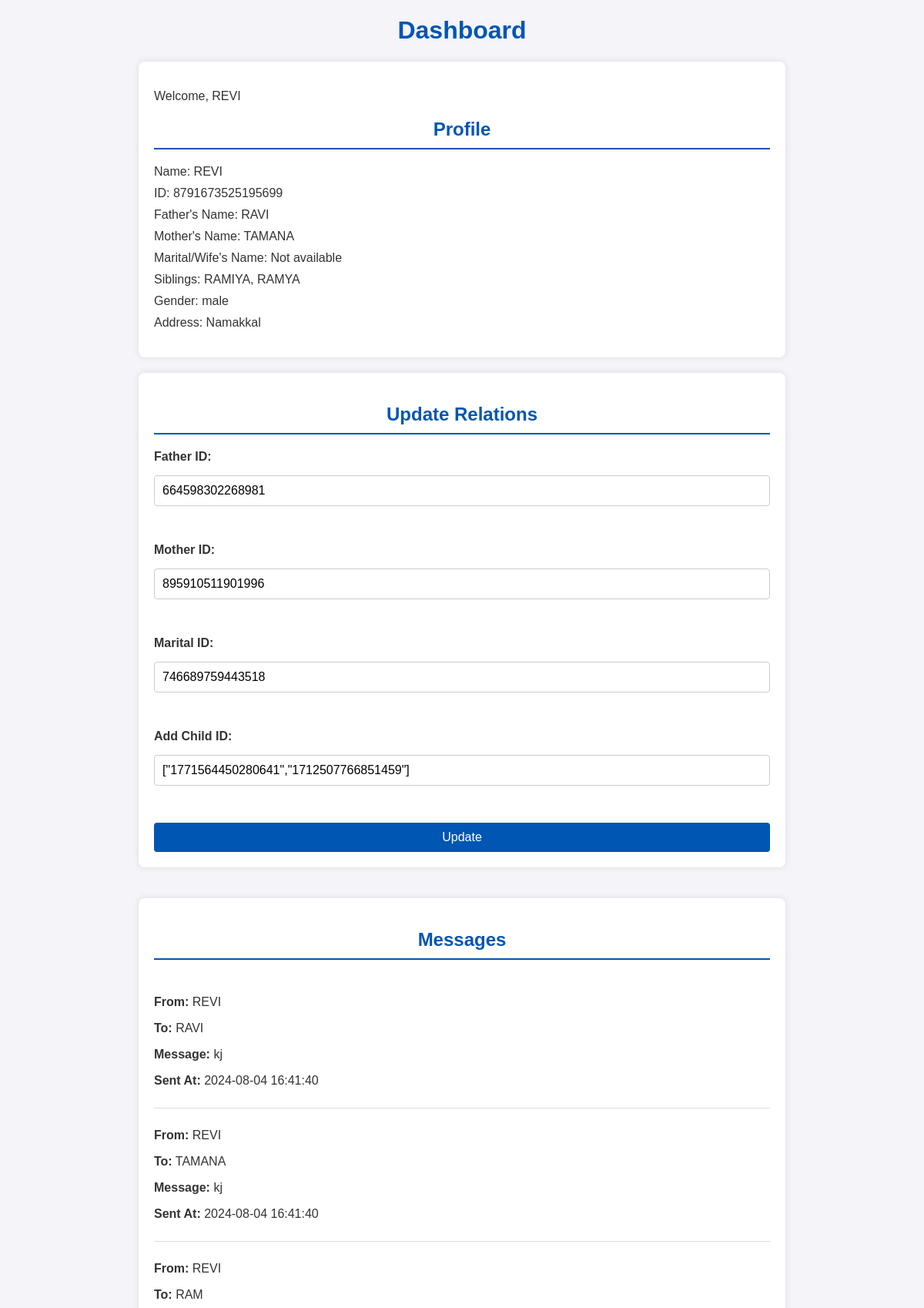
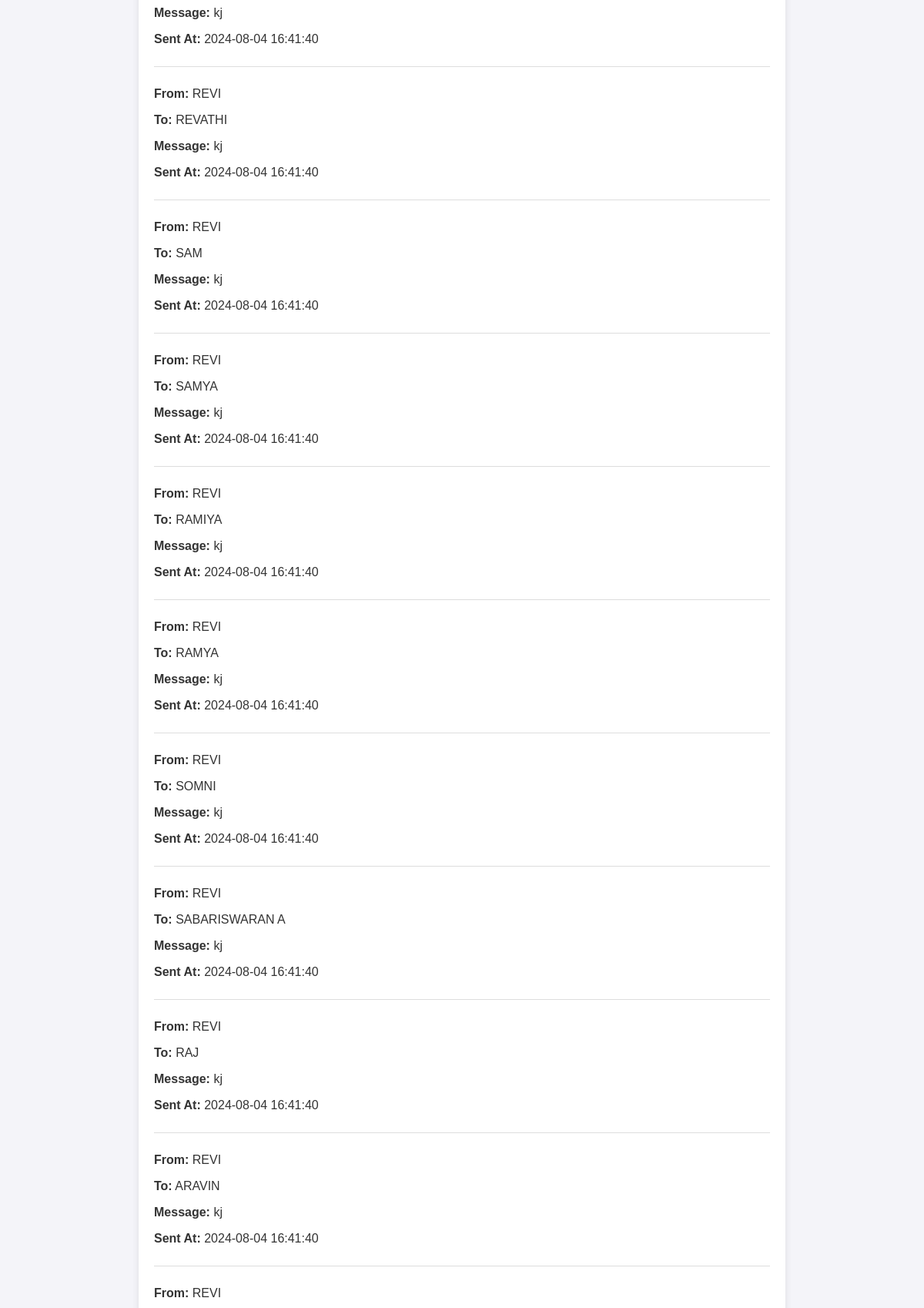
/Dashboard.php (signed in, upper part), run on the app's committed database (2 pictures, top to bottom).
### tables this page shows
CREATE TABLE `userss` (
  `id` bigint(20) NOT NULL,
  `name` varchar(255) DEFAULT NULL,
  `gender` varchar(10) DEFAULT NULL,
  `password` varchar(255) DEFAULT NULL,
  `address` text DEFAULT NULL,
  `dob` date DEFAULT NULL,
  `father_id` bigint(20) DEFAULT NULL,
  `mother_id` bigint(20) DEFAULT NULL,
  `marital_id` bigint(20) DEFAULT NULL,
  `CHILDRENS_ID` text DEFAULT NULL,
  `mobile_number` varchar(15) DEFAULT NULL
);

CREATE TABLE `messages` (
  `id` bigint(20) NOT NULL,
  `sender_id` bigint(20) NOT NULL,
  `recipient_id` bigint(20) NOT NULL,
  `message` text NOT NULL,
  `created_at` timestamp NOT NULL DEFAULT current_timestamp()
);

### Dashboard.php (the view, shortened to what this page needs)
<?php
$host = 'localhost';
$dbname = 'relationship';
$username = 'root';
$password = '';
$dsn = "mysql:host=$host;dbname=$dbname;charset=UTF8";
try {
    $pdo = new PDO($dsn, $username, $password);
    $pdo->setAttribute(PDO::ATTR_ERRMODE, PDO::ERRMODE_EXCEPTION);
} catch (PDOException $e) {
    die("Connection failed: " . $e->getMessage());
}
$stmt = $pdo->prepare("SELECT * FROM userss WHERE id = ?");
$stmt->execute([$_SESSION['user_id']]);
$user = $stmt->fetch(PDO::FETCH_ASSOC);
$relatives = ['father_id', 'mother_id', 'marital_id', 'CHILDRENS_ID'];
foreach ($relatives as $relative) {
    if (!empty($user[$relative])) {
        $rel_stmt = $pdo->prepare("SELECT name FROM userss WHERE id = ?");
        $rel_stmt->execute([$user[$relative]]);
        $rel_result = $rel_stmt->fetch(PDO::FETCH_ASSOC);
        $user[$relative . '_name'] = $rel_result['name'] ?? 'Not available';
    } else {
        $user[$relative . '_name'] = 'Not set';
    }
}
function fetchSiblings($pdo, $siblingsJson) {
    $siblings = [];
    if (!is_null($siblingsJson)) {
        $siblingIds = json_decode($siblingsJson, true);
        $placeholders = implode(',', array_fill(0, count($siblingIds), '?'));
        $stmt = $pdo->prepare("SELECT name FROM userss WHERE id IN ($placeholders)");
        $stmt->execute($siblingIds);
        if ($stmt->rowCount() > 0) {
            while ($result = $stmt->fetch(PDO::FETCH_ASSOC)) {
                $siblings[] = htmlspecialchars($result['name']);
            }
        }
    } else {
        return "No siblings available.";
    }
    return implode(', ', $siblings);
}
$user['siblings'] = fetchSiblings($pdo, $user['CHILDRENS_ID']);
$messages_stmt = $pdo->prepare("
    SELECT m.*, s.name AS sender_name, r.name AS recipient_name
    FROM messages m
    JOIN userss s ON m.sender_id = s.id
    JOIN userss r ON m.recipient_id = r.id
    WHERE m.sender_id = ? OR m.recipient_id = ?
    ORDER BY m.created_at DESC
");
$messages_stmt->execute([$_SESSION['user_id'], $_SESSION['user_id']]);
$messages = $messages_stmt->fetchAll(PDO::FETCH_ASSOC);
?>
<!DOCTYPE html>
<html lang="en">
<head>
</head>
<body>
    <h1>Dashboard</h1>
    <div class="container">
        <p>Welcome, <?php echo htmlspecialchars($user['name']); ?></p>
        <h2>Profile</h2>
        <ul>
            <li>Name: <?php echo htmlspecialchars($user['name']); ?></li>
            <li>ID: <?php echo htmlspecialchars($user['id']); ?></li>
            <li>Father's Name: <?php echo htmlspecialchars($user['father_id_name']); ?></li>
            <li>Mother's Name: <?php echo htmlspecialchars($user['mother_id_name']); ?></li>
            <li>Marital/Wife's Name: <?php echo htmlspecialchars($user['marital_id_name']); ?></li>
            <li>Siblings: <?php echo htmlspecialchars($user['siblings']); ?></li>
            <li>Gender: <?php echo htmlspecialchars($user['gender']); ?></li>
            <li>Address: <?php echo htmlspecialchars($user['address']); ?></li>
        </ul>
    </div>
    <div class="container form-container">
        <h2>Update Relations</h2>
        <form action="" method="post">
            <label for="father_id">Father ID:</label>
            <input type="text" id="father_id" name="father_id" value="<?php echo isset($user['father_id']) ? htmlspecialchars($user['father_id']) : ''; ?>"><br>
            <label for="mother_id">Mother ID:</label>
            <input type="text" id="mother_id" name="mother_id" value="<?php echo isset($user['mother_id']) ? htmlspecialchars($user['mother_id']) : ''; ?>"><br>
            <label for="marital_id">Marital ID:</label>
            <input type="text" id="marital_id" name="marital_id" value="<?php echo isset($user['marital_id']) ? htmlspecialchars($user['marital_id']) : ''; ?>"><br>
            <label for="new_child_id">Add Child ID:</label>
            <input type="text" id="new_child_id" name="new_child_id" value="<?php echo isset($user['CHILDRENS_ID']) ? htmlspecialchars($user['CHILDRENS_ID']) : ''; ?>"><br>
            <button type="submit">Update</button>
        </form>
    </div>
    <div class="container messages-container">
        <h2>Messages</h2>
        <?php if (empty($messages)): ?>
            <p>No messages found.</p>
        <?php else: ?>
            <?php foreach ($messages as $message): ?>
                <div class="message">
                    <p><strong>From:</strong> <?php echo htmlspecialchars($message['sender_name']); ?></p>
                    <p><strong>To:</strong> <?php echo htmlspecialchars($message['recipient_name']); ?></p>
                    <p><strong>Message:</strong> <?php echo htmlspecialchars($message['message']); ?></p>
                    <p><strong>Sent At:</strong> <?php echo htmlspecialchars($message['created_at']); ?></p>
                </div>
            <?php endforeach; ?>
        <?php endif; ?>
    </div>
</body>
</html>

### Dashboard.php (style rules this page uses)
body { font-family: 'Arial', sans-serif; background-color: #f4f4f9; margin: 0; padding: 0; color: #333; }
h1, h2 { color: #0056b3; text-align: center; }
ul { list-style-type: none; padding: 0; }
li { margin: 10px 0; }
.container { width: 80%; max-width: 800px; margin: 20px auto; padding: 20px; background: #ffffff; box-shadow: 0 0 10px rgba(0,0,0,0.1); border-radius: 8px; }
.container h2 { border-bottom: 2px solid #0056b3; padding-bottom: 10px; margin-bottom: 20px; }
form { display: flex; flex-direction: column; gap: 15px; }
form label { font-weight: bold; }
form input[type="text"] { padding: 10px; border: 1px solid #ccc; border-radius: 4px; font-size: 16px; }
form button { padding: 10px 15px; background-color: #0056b3; color: white; border: none; border-radius: 4px; cursor: pointer; font-size: 16px; }
.form-container { margin-top: 20px; }
.messages-container { margin-top: 40px; }
.message { border-bottom: 1px solid #ddd; padding: 10px 0; }

### data on the page
userss: name "REVI", id "8791673525195699", gender "male", address "Namakkal", father_id "664598302268981", mother_id "895910511901996", marital_id "746689759443518", new_child_id "[\"1771564450280641\",\"1712507766851459\"]"
messages: sender.name "REVI", recipient.name "RAVI", message "kj", created_at "2024-08-04 16:41:40"
messages: sender.name "REVI", recipient.name "TAMANA", message "kj", created_at "2024-08-04 16:41:40"
messages: sender.name "REVI", recipient.name "RAM", message "kj", created_at "2024-08-04 16:41:40"
messages: sender.name "REVI", recipient.name "REVATHI", message "kj", created_at "2024-08-04 16:41:40"
messages: sender.name "REVI", recipient.name "SAM", message "kj", created_at "2024-08-04 16:41:40"
messages: sender.name "REVI", recipient.name "SAMYA", message "kj", created_at "2024-08-04 16:41:40"
messages: sender.name "REVI", recipient.name "RAMIYA", message "kj", created_at "2024-08-04 16:41:40"
messages: sender.name "REVI", recipient.name "RAMYA", message "kj", created_at "2024-08-04 16:41:40"
messages: sender.name "REVI", recipient.name "SOMNI", message "kj", created_at "2024-08-04 16:41:40"
messages: sender.name "REVI", recipient.name "SABARISWARAN A", message "kj", created_at "2024-08-04 16:41:40"
messages: sender.name "REVI", recipient.name "RAJ", message "kj", created_at "2024-08-04 16:41:40"
messages: sender.name "REVI", recipient.name "ARAVIN", message "kj", created_at "2024-08-04 16:41:40"
messages: sender.name "REVI"

### other printed values
$user['father_id_name'] "RAVI"
$user['mother_id_name'] "TAMANA"
$user['marital_id_name'] "Not available"
$user['siblings'] "RAMIYA, RAMYA"
